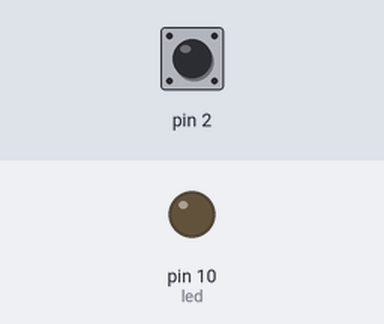
A sketch run on a simulated Arduino Uno, built with avr-gcc and run on an emulated ATmega328P. Shown: output pins drawn as LEDs (lit = HIGH). The test bench sets the inputs (shaded band); at power-on: pin 2 HIGH.

Above: at 5.0 s.
5.1 s: pin 2 pulled LOW for 0.15 s
At 6.0 s:
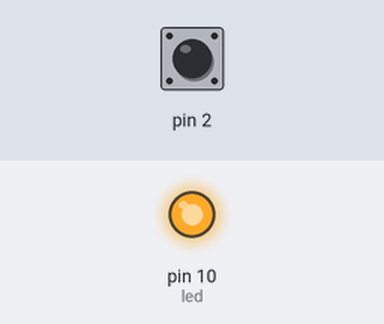
7.6 s: pin 2 pulled LOW for 3.2 s
At 11.9 s:
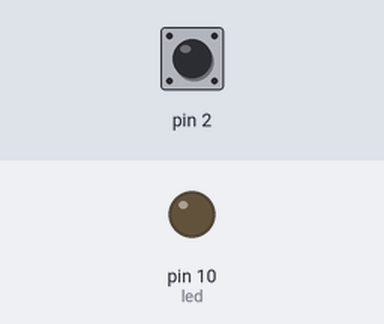
Timing chart, 0 to 13.4 s (numbered marks = the images above; inputs shaded):
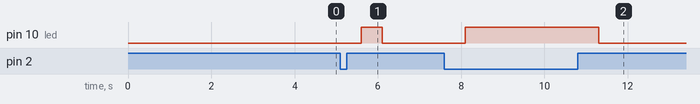

The sketch:

external_interrupt.ino
```cpp
#include <avr/io.h>
#include <avr/interrupt.h>
#include <util/delay.h>
#define F_CPU 16000000UL

ISR(INT0_vect) //function which gets executed when the code is interrupted
{
  _delay_ms(500);  //to give some time for button debouncing
  PORTB ^= (1<<PB2);  // to toggle the led on each button press
}

int main(void)
{
  DDRB = (1<<PB2); // to set the  pin d as output pin to toggle the led on pb2(digital pin0)
  DDRD = (0<<PD2);  // to set the port d as input so that we can take interrupt on pd2(digital pin10)
  PORTD = (1<<PD2); //to activate the internal pull up resistor in the pin pd2


  sei();     //to turn on the global interrupt
  EICRA |=(1<<ISC00); //to interrupt the code on logic level change on int0
  EIMSK |=(1<<INT0); // to turn the int0 interrupt on

  while(1)
  {}

}
```

Measured:
- after the input at 5.1 s, pin 10 (led): LOW → HIGH after 0.50 s, → LOW 0.50 s later
- after the input at 7.6 s, pin 10 (led): LOW → HIGH after 0.50 s, → LOW 3.2 s later
